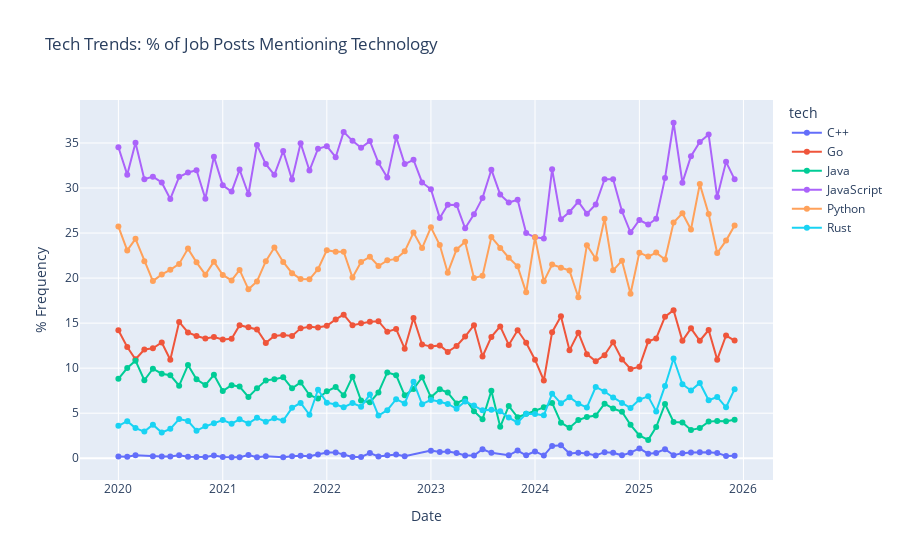

Notebook code for this chart:
### Markdown cell above
## 6. Module A: Trend Analysis - "The Rise and Fall of Tech"

Question: Which technologies are winning the startup war?
Metric: Percentage of job posts mentioning a specific technology per month.

### Code cell
# Convert date to datetime if not already
df_exploded['date'] = pd.to_datetime(df_exploded['date'])
df_exploded['month'] = df_exploded['date'].dt.to_period('M').astype(str)

# Calculate total jobs per month
# Use the original df for total jobs to avoid double counting exploded rows
df['date'] = pd.to_datetime(df['date'])
df['month'] = df['date'].dt.to_period('M').astype(str)
jobs_per_month = df.groupby('month')['id'].count().reset_index()
jobs_per_month.columns = ['month', 'total_jobs']

# Calculate tech counts per month
tech_per_month = df_exploded.groupby(['month', 'tech'])['id'].count().reset_index()
tech_per_month.columns = ['month', 'tech', 'tech_count']

# Merge to calculate percentage
trend_df = pd.merge(tech_per_month, jobs_per_month, on='month')
trend_df['percentage'] = (trend_df['tech_count'] / trend_df['total_jobs']) * 100

# Select competitors to compare
competitors = ['Python', 'JavaScript', 'TypeScript', 'Rust', 'Go', 'Java', 'C++']

subset_trend = trend_df[trend_df['tech'].isin(competitors)]

# Plot
fig = px.line(subset_trend, x='month', y='percentage', color='tech',
              title='Tech Trends: % of Job Posts Mentioning Technology',
              labels={'percentage': '% Frequency', 'month': 'Date'},
              markers=True)
fig.show()
